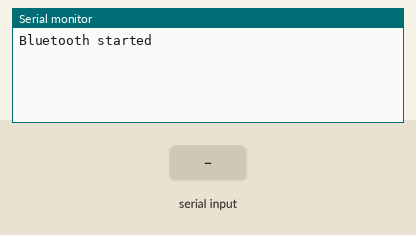
Simulated run of this sketch. Board: ESP32. Parts: the last lines printed to the serial monitor. Inputs (shaded band) come from the test bench. Nothing arrives over Bluetooth unless stated.

Above: at 1.2 s.
1.3 s: "1\n" received over the second serial link
At 3.3 s:
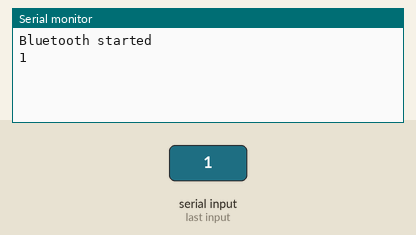
3.8 s: "0\n" received over the second serial link
At 5.2 s:
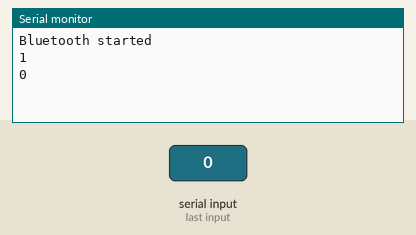
5.3 s: "2\n" received over the second serial link
At 7.4 s:
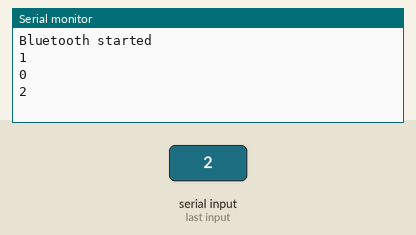

Measured:
- after the input at 1.3 s, the serial monitor: prints a new line after 1.0 s (image 1)
- after the input at 3.8 s, the serial monitor: prints a new line after 1.0 s (image 2)
- after the input at 5.3 s, the serial monitor: prints a new line after 1.0 s (image 3)

The sketch:

BluetoothConnectExample.ino
```cpp
#include <BluetoothSerial.h>

BluetoothSerial SerialBT;

void setup() {
  Serial.begin(115200);
  SerialBT.begin("YourDeviceName");
  Serial.println("Bluetooth started");
}

void loop() {
  if(SerialBT.available()){
    String request = SerialBT.readStringUntil('\r');
    Serial.println(request);
  }
  delay(10);
}
```
